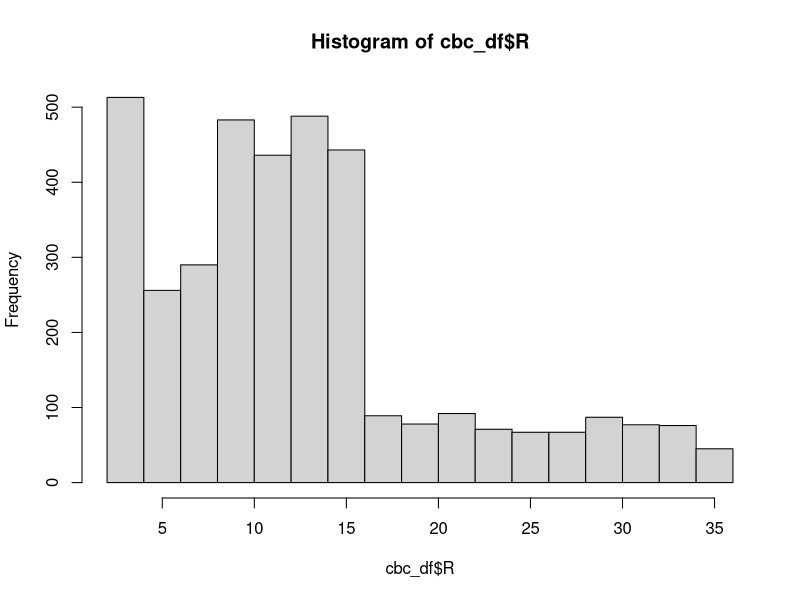
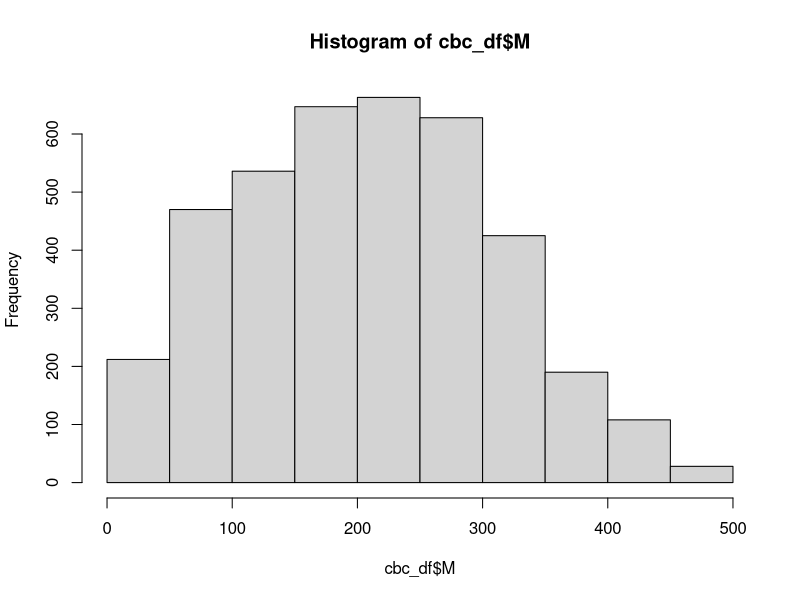
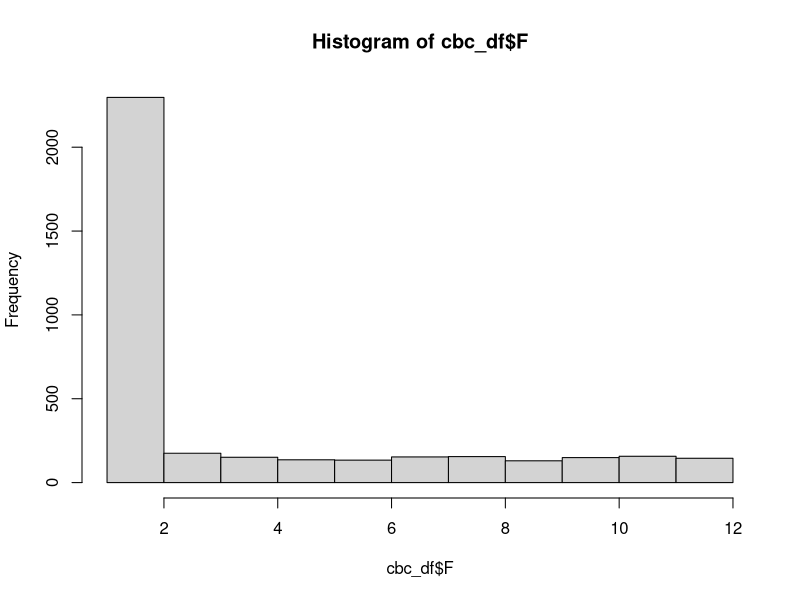
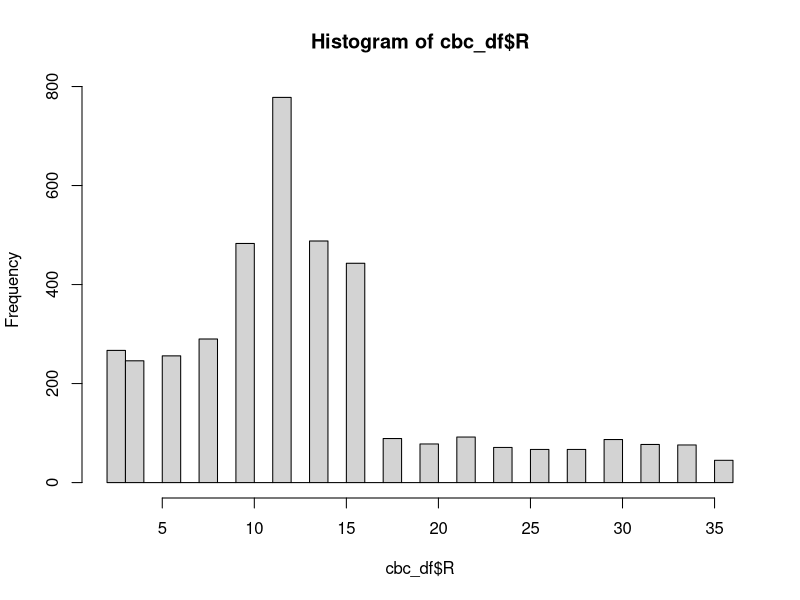
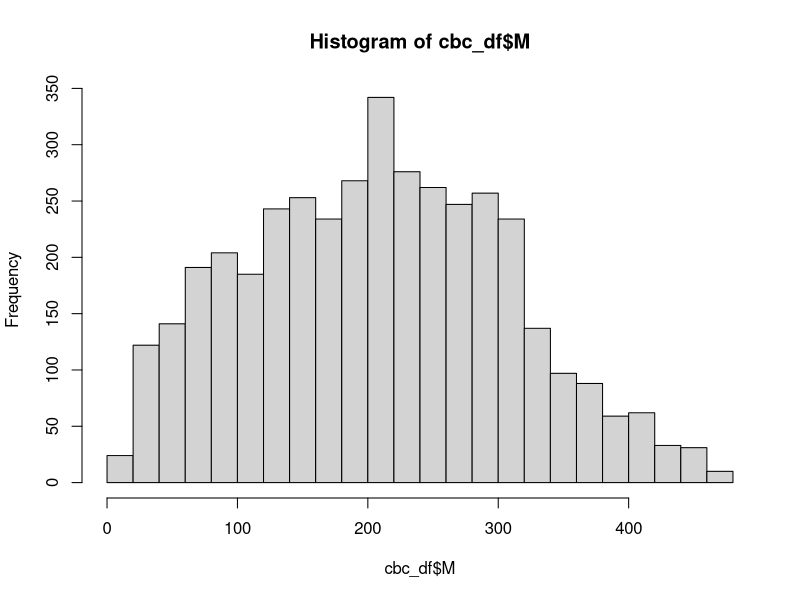
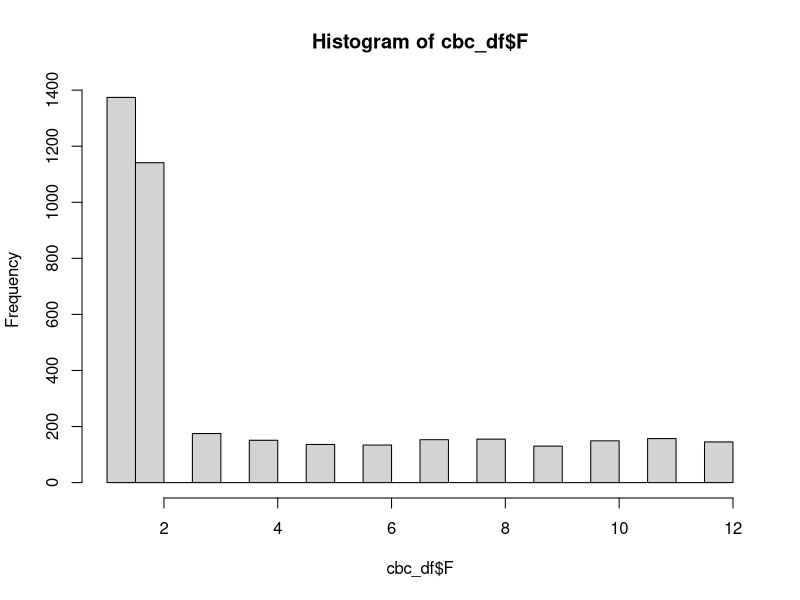
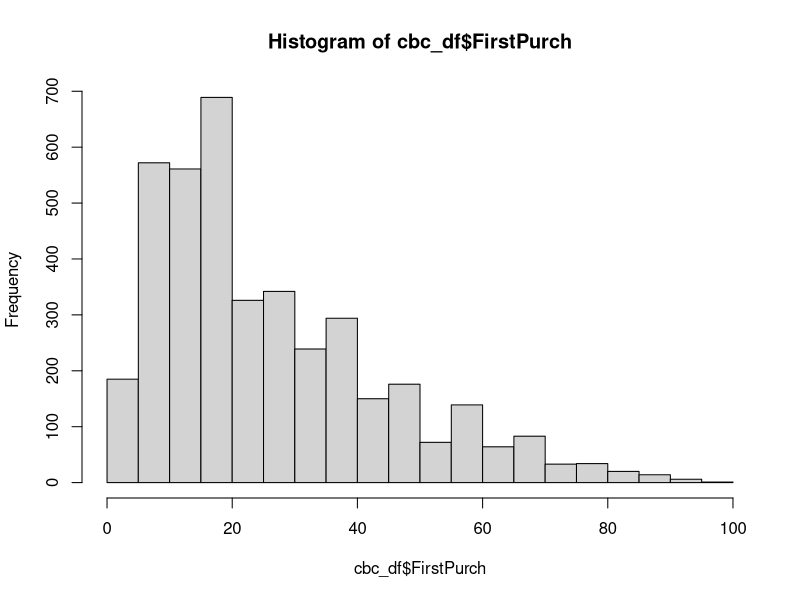
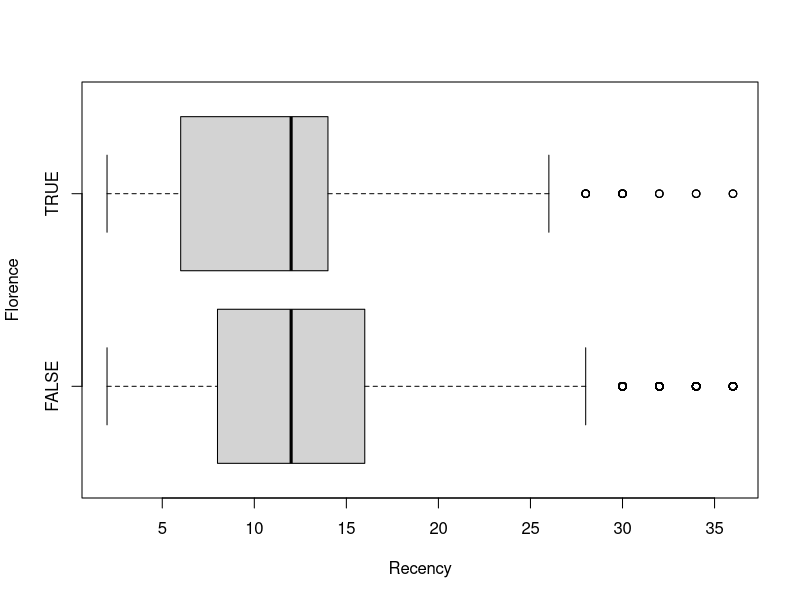

The R source for these figures, in order:
## ---- chunk 1
library(tidyverse)
cbc_df <- read_csv('CharlesBookClubDataset.csv')
head(cbc_df)
## ---- chunk 2
summary(cbc_df)
## ---- chunk 3
# columns name, ph. no., address, job are non-numeric, so a subset of df is taken for standard deviation (excluding these 4 columns.)
nums <- unlist(lapply(cbc_df, is.numeric), use.names = FALSE)  
colnames(cbc_df[ , nums])
df<-cbc_df[ , nums]
apply(df,2,sd)

## ---- chunk 4
colSums(is.na(cbc_df))
## ---- chunk 5
r<-cbc_df[cbc_df$R == 0, ]
m<-cbc_df[cbc_df$M == 0, ]
f<-cbc_df[cbc_df$F == 0, ]
#Monetary
print(nrow(m))
#Frequency
print(nrow(f))
#Recency
print(nrow(r))

## ---- chunk 6

getmode <- function(v) {
   uniqv <- unique(v)
   uniqv[which.max(tabulate(match(v, uniqv)))]
}


hist(cbc_df$R)
result.mean <-  mean(cbc_df$R,na.rm = TRUE)
print(result.mean)
result.median <-  median(cbc_df$R,na.rm = TRUE)
print(result.median)
getmode(cbc_df$R)

cbc_df["R"][is.na(cbc_df["R"])] <- result.median

## ---- chunk 7
hist(cbc_df$M)
result.mean <-  mean(cbc_df$M,na.rm = TRUE)
print(result.mean)
result.median <-  median(cbc_df$M,na.rm = TRUE)
print(result.median)

cbc_df["M"][is.na(cbc_df["M"])] <- result.median
## ---- chunk 8
hist(cbc_df$F)
result.mean <-  mean(cbc_df$F,na.rm = TRUE)
print(result.mean)
result.median <-  median(cbc_df$F,na.rm = TRUE)
print(result.median)
getmode(cbc_df$F)

cbc_df["F"][is.na(cbc_df["F"])] <- getmode(cbc_df$F)

colSums(is.na(cbc_df))
# All columns missing value have been replaced by the optimal central tendency.

## ---- chunk 9
#' bins_fd
#' @description returns number of bins according to the freedman diaconis rule
#' @param vec numeric vector
#' @return number of bins
bins_fd <- function(vec){ceiling(diff(range(vec))/ (2*IQR(vec)/ length(vec)^(1/3)))}
## ---- chunk 10
cbc_df2<- cbc_df[c("M","R","F")]
#printing number of bins for M, R, F repectively
cat("No. of bins for M: ",bins_fd(cbc_df2$M),"\n")
cat("No. of bins for R: ",bins_fd(cbc_df2$R),"\n")
cat("No. of bins for F: ",bins_fd(cbc_df2$F),"\n")
## ---- chunk 11
cbc_df2$Mcode <- cut(cbc_df2$M, breaks= bins_fd(cbc_df2$M))
cbc_df2$Rcode <- cut(cbc_df2$R, breaks= bins_fd(cbc_df2$R))
cbc_df2$Fcode <- cut(cbc_df2$F, breaks= bins_fd(cbc_df2$F))
head(cbc_df2)
## ---- chunk 12
hist(cbc_df$R, breaks = bins_fd(cbc_df2$R)) 
hist(cbc_df$M, breaks = bins_fd(cbc_df2$M)) 
hist(cbc_df$F, breaks = bins_fd(cbc_df2$F)) 
hist(cbc_df$FirstPurch, breaks = bins_fd(cbc_df$FirstPurch)) 


## ---- chunk 13
new <- cbc_df$Florence
cbc_df$Florence <- as.logical(as.numeric(new))
cbc_df

boxplot(R ~ Florence, data = cbc_df, xlab = "Recency",
   ylab = "Florence",horizontal=TRUE)


boxplot(F ~ Florence, data = cbc_df, xlab = "Frequence",
   ylab = "Florence",horizontal=TRUE)



boxplot(M ~ Florence, data = cbc_df, xlab = "Monetary",
   ylab = "Florence",horizontal=TRUE)

## ---- chunk 14
r<-density(cbc_df$R)
plot(r,main='Density plot of Recency')

m<-density(cbc_df$M)
plot(m,main='Density plot of Monetary')

f<-density(cbc_df$F)
plot(f,main='Density plot of Frequency')

p<-density(cbc_df$FirstPurch)
plot(p,main='Density plot of FirstPurch')
## ---- chunk 15
library(ggpubr)
library(dplyr)
library(ggplot2)
library(ggpubr)
library(broom)
library(car)

data <- read.csv('Ch7Demo2.csv')
print(head(data))

## ---- chunk 16
one.way1<-aov(Sales ~ Discount, data=data)
summary(one.way1)

#f-critical using alpha, df_num, df_denom
qf(0.05,2,118, lower.tail=FALSE) 
## ---- chunk 17
one.way2<-aov(Sales ~ Location, data=data)
summary(one.way2)

#f-critical using alpha, df_num, df_denom
qf(0.05,2,118, lower.tail=FALSE) 
## ---- chunk 18
two.way<-aov(Sales ~ Location*Discount, data=data)
summary(two.way)
## ---- chunk 19

par(mfrow=c(1,1))
plot(two.way)
par(mfrow=c(1,1))

## ---- chunk 20
TukeyHSD(two.way, conf.level=.95)
plot(TukeyHSD(two.way, conf.level=.95), las = 2)

